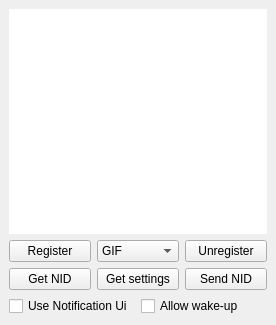
<?xml version="1.0" encoding="UTF-8"?>
<ui version="4.0">
 <class>NotificationExample</class>
 <widget class="QMainWindow" name="NotificationExample">
  <property name="geometry">
   <rect>
    <x>0</x>
    <y>0</y>
    <width>276</width>
    <height>325</height>
   </rect>
  </property>
  <property name="sizePolicy">
   <sizepolicy hsizetype="Expanding" vsizetype="Expanding">
    <horstretch>0</horstretch>
    <verstretch>0</verstretch>
   </sizepolicy>
  </property>
  <property name="focusPolicy">
   <enum>Qt::NoFocus</enum>
  </property>
  <property name="windowTitle">
   <string>Notification Example</string>
  </property>
  <property name="iconSize">
   <size>
    <width>0</width>
    <height>0</height>
   </size>
  </property>
  <widget class="QWidget" name="centralwidget">
   <layout class="QVBoxLayout" name="verticalLayout">
    <item>
     <layout class="QGridLayout" name="gridLayout">
      <item row="0" column="0" colspan="3">
       <widget class="QTextBrowser" name="textBrowser">
        <property name="sizePolicy">
         <sizepolicy hsizetype="Expanding" vsizetype="Expanding">
          <horstretch>0</horstretch>
          <verstretch>0</verstretch>
         </sizepolicy>
        </property>
        <property name="mouseTracking">
         <bool>false</bool>
        </property>
        <property name="focusPolicy">
         <enum>Qt::NoFocus</enum>
        </property>
        <property name="frameShape">
         <enum>QFrame::NoFrame</enum>
        </property>
        <property name="frameShadow">
         <enum>QFrame::Plain</enum>
        </property>
        <property name="lineWidth">
         <number>0</number>
        </property>
        <property name="tabChangesFocus">
         <bool>false</bool>
        </property>
       </widget>
      </item>
      <item row="1" column="0">
       <widget class="QPushButton" name="registerButton">
        <property name="sizePolicy">
         <sizepolicy hsizetype="Preferred" vsizetype="Maximum">
          <horstretch>0</horstretch>
          <verstretch>0</verstretch>
         </sizepolicy>
        </property>
        <property name="focusPolicy">
         <enum>Qt::TabFocus</enum>
        </property>
        <property name="text">
         <string>Register</string>
        </property>
       </widget>
      </item>
      <item row="1" column="2">
       <widget class="QPushButton" name="unregisterButton">
        <property name="sizePolicy">
         <sizepolicy hsizetype="Preferred" vsizetype="Maximum">
          <horstretch>0</horstretch>
          <verstretch>0</verstretch>
         </sizepolicy>
        </property>
        <property name="focusPolicy">
         <enum>Qt::TabFocus</enum>
        </property>
        <property name="text">
         <string>Unregister</string>
        </property>
       </widget>
      </item>
      <item row="2" column="0">
       <widget class="QPushButton" name="notificationIdButton">
        <property name="sizePolicy">
         <sizepolicy hsizetype="Preferred" vsizetype="Maximum">
          <horstretch>0</horstretch>
          <verstretch>0</verstretch>
         </sizepolicy>
        </property>
        <property name="focusPolicy">
         <enum>Qt::TabFocus</enum>
        </property>
        <property name="text">
         <string>Get NID</string>
        </property>
       </widget>
      </item>
      <item row="2" column="2">
       <widget class="QPushButton" name="sendNotificationIdButton">
        <property name="sizePolicy">
         <sizepolicy hsizetype="Preferred" vsizetype="Maximum">
          <horstretch>0</horstretch>
          <verstretch>0</verstretch>
         </sizepolicy>
        </property>
        <property name="focusPolicy">
         <enum>Qt::TabFocus</enum>
        </property>
        <property name="text">
         <string>Send NID</string>
        </property>
       </widget>
      </item>
      <item row="2" column="1">
       <widget class="QPushButton" name="settingsButton">
        <property name="sizePolicy">
         <sizepolicy hsizetype="Preferred" vsizetype="Maximum">
          <horstretch>0</horstretch>
          <verstretch>0</verstretch>
         </sizepolicy>
        </property>
        <property name="focusPolicy">
         <enum>Qt::TabFocus</enum>
        </property>
        <property name="text">
         <string>Get settings</string>
        </property>
       </widget>
      </item>
      <item row="1" column="1">
       <widget class="QComboBox" name="notificationIconSelectionBox">
        <property name="toolTip">
         <string>Icon to be set in Notification Ui</string>
        </property>
        <item>
         <property name="text">
          <string>GIF</string>
         </property>
        </item>
        <item>
         <property name="text">
          <string>SVG</string>
         </property>
        </item>
        <item>
         <property name="text">
          <string>PNG</string>
         </property>
        </item>
        <item>
         <property name="text">
          <string>JPEG</string>
         </property>
        </item>
       </widget>
      </item>
     </layout>
    </item>
    <item>
     <layout class="QHBoxLayout" name="horizontalLayout">
      <item>
       <widget class="QCheckBox" name="notificationUiCheckBox">
        <property name="sizePolicy">
         <sizepolicy hsizetype="Preferred" vsizetype="Maximum">
          <horstretch>0</horstretch>
          <verstretch>0</verstretch>
         </sizepolicy>
        </property>
        <property name="focusPolicy">
         <enum>Qt::TabFocus</enum>
        </property>
        <property name="text">
         <string>Use Notification Ui</string>
        </property>
        <property name="iconSize">
         <size>
          <width>0</width>
          <height>0</height>
         </size>
        </property>
       </widget>
      </item>
      <item>
       <widget class="QCheckBox" name="wakeupCheckBox">
        <property name="sizePolicy">
         <sizepolicy hsizetype="Minimum" vsizetype="Minimum">
          <horstretch>0</horstretch>
          <verstretch>0</verstretch>
         </sizepolicy>
        </property>
        <property name="focusPolicy">
         <enum>Qt::TabFocus</enum>
        </property>
        <property name="text">
         <string>Allow wake-up</string>
        </property>
        <property name="iconSize">
         <size>
          <width>0</width>
          <height>0</height>
         </size>
        </property>
       </widget>
      </item>
     </layout>
    </item>
   </layout>
  </widget>
 </widget>
 <resources/>
 <connections/>
</ui>
